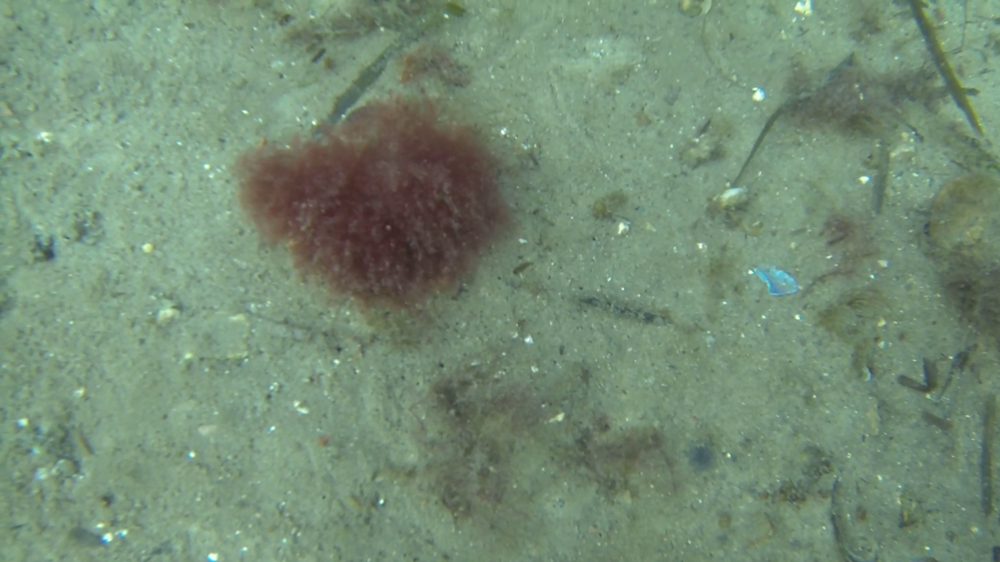
#> input picture images/registration/scene1.png, 1000 x 562 px, shrunk from 1920 x 1080 before the run
$ python test_synthetic.py
#> lines starting #> are read from the running program, lines starting #| are printed output that depends on the picture
import cv2
import numpy as np
from scipy.spatial import transform
from matplotlib import pyplot as plt

fname = 'images/registration/scene1.png'
img = cv2.imread(fname, cv2.IMREAD_COLOR)
#> img is the input picture: shape (562, 1000, 3); mean B, G, R 116.7, 140.1, 116.3
euler = np.array([[45],[45],[30]], dtype="float32")

# First take the corners of the image and project into a pseudo 3D space where depth is half the image width
height,width,channels = img.shape
#> height = 562; width = 1000; channels = 3

# X is a 3x4 matrix, each column is a point corresponding to Top Left, Top Right, Bottom Right, Bottom Left cornerrs of image
X = np.array([[0, 0, width/2],
              [width, 0, width/2],
              [width, height, width/2],
              [0, height, width/2]], dtype="float32").T

# Compose the rotation matrix out of euler
R = transform.Rotation.from_euler("xyz", euler.T, True)

X1 = R.as_matrix().squeeze() @ X

H, _ = cv2.findHomography(X[:2,:].T, X1[:2,:].T, cv2.RANSAC)

xmin,ymin,_ = np.int32(X1.min(axis=1) - 0.5)
#> xmin = 392; ymin = -181
xmax,ymax,_ = np.int32(X1.max(axis=1) + 0.5)
#> xmax = 1050; ymax = 657

# The translation operator for tile
t = [-xmin, -ymin]
#> t = [-392, 181]
Ht = np.array([[1, 0, t[0]], [0, 1, t[1]], [0, 0, 1]])  # translation homography
#> Ht = [[1, 0, -392], [0, 1, 181], [0, 0, 1]]

out = cv2.warpPerspective(img, Ht.dot(H), (xmax - xmin, ymax - ymin))
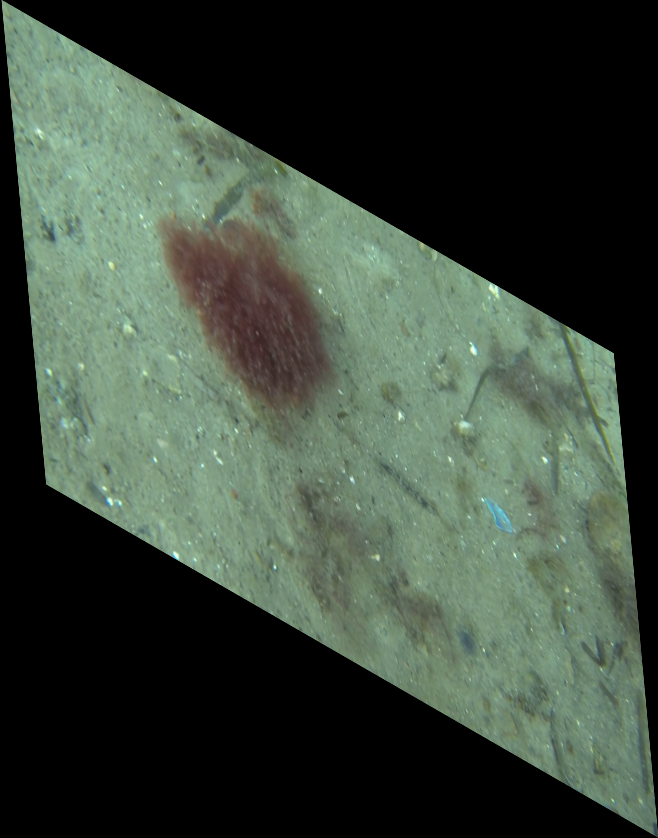
#> out: shape (838, 658, 3); mean B, G, R 59.5, 71.4, 59.3

fig,ax = plt.subplots()
ax.imshow(img)
fig,ax = plt.subplots()
ax.imshow(out)
plt.show()

$ run again, with images/registration/scene2.png copied over images/registration/scene1.png
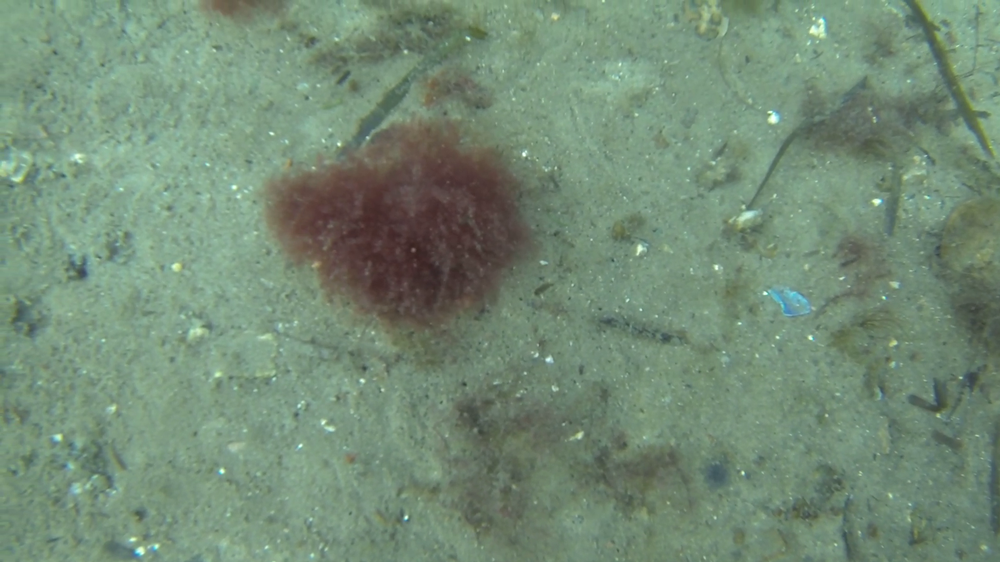
#> input picture images/registration/scene2.png, 1000 x 562 px, shrunk from 1920 x 1080 before the run
#> img is the input picture: shape (562, 1000, 3); mean B, G, R 117.8, 139.4, 115.6
#> `out = cv2.warpPerspective(img, Ht.dot(H), (xmax - xmin, ymax - ymin))`:
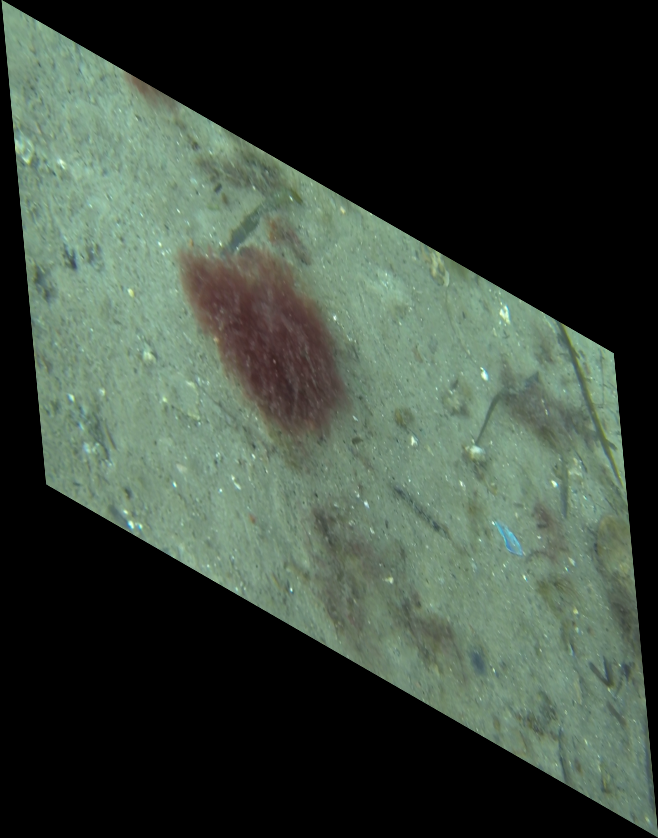
#> out: shape (838, 658, 3); mean B, G, R 60.1, 71, 58.9

$ run again, with images/registration/StereoLobster.png copied over images/registration/scene1.png
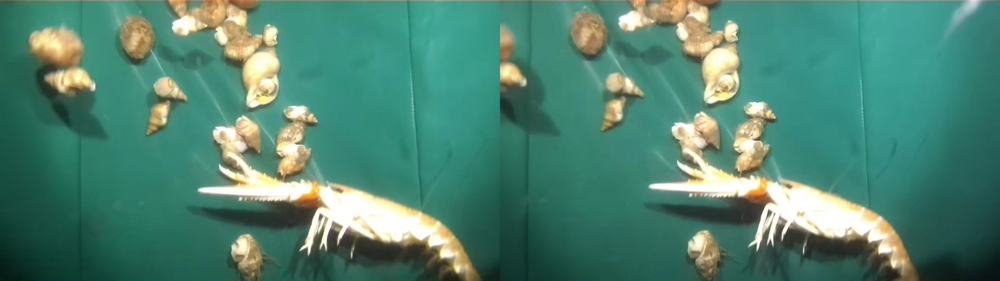
#> input picture images/registration/StereoLobster.png, 1000 x 281 px, shrunk from 2560 x 720 before the run
#> img is the input picture: shape (281, 1000, 3); mean B, G, R 113.5, 132, 78.6
#> `out = cv2.warpPerspective(img, Ht.dot(H), (xmax - xmin, ymax - ymin))`:
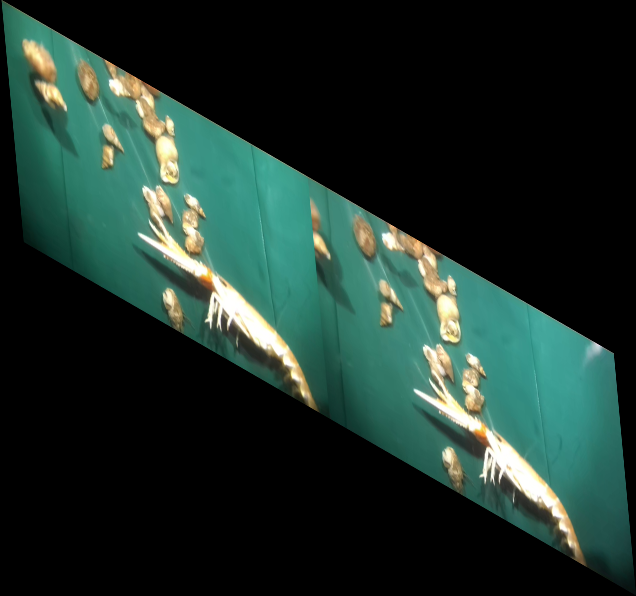
#> out: shape (596, 636, 3); mean B, G, R 42.1, 48.9, 29.1
